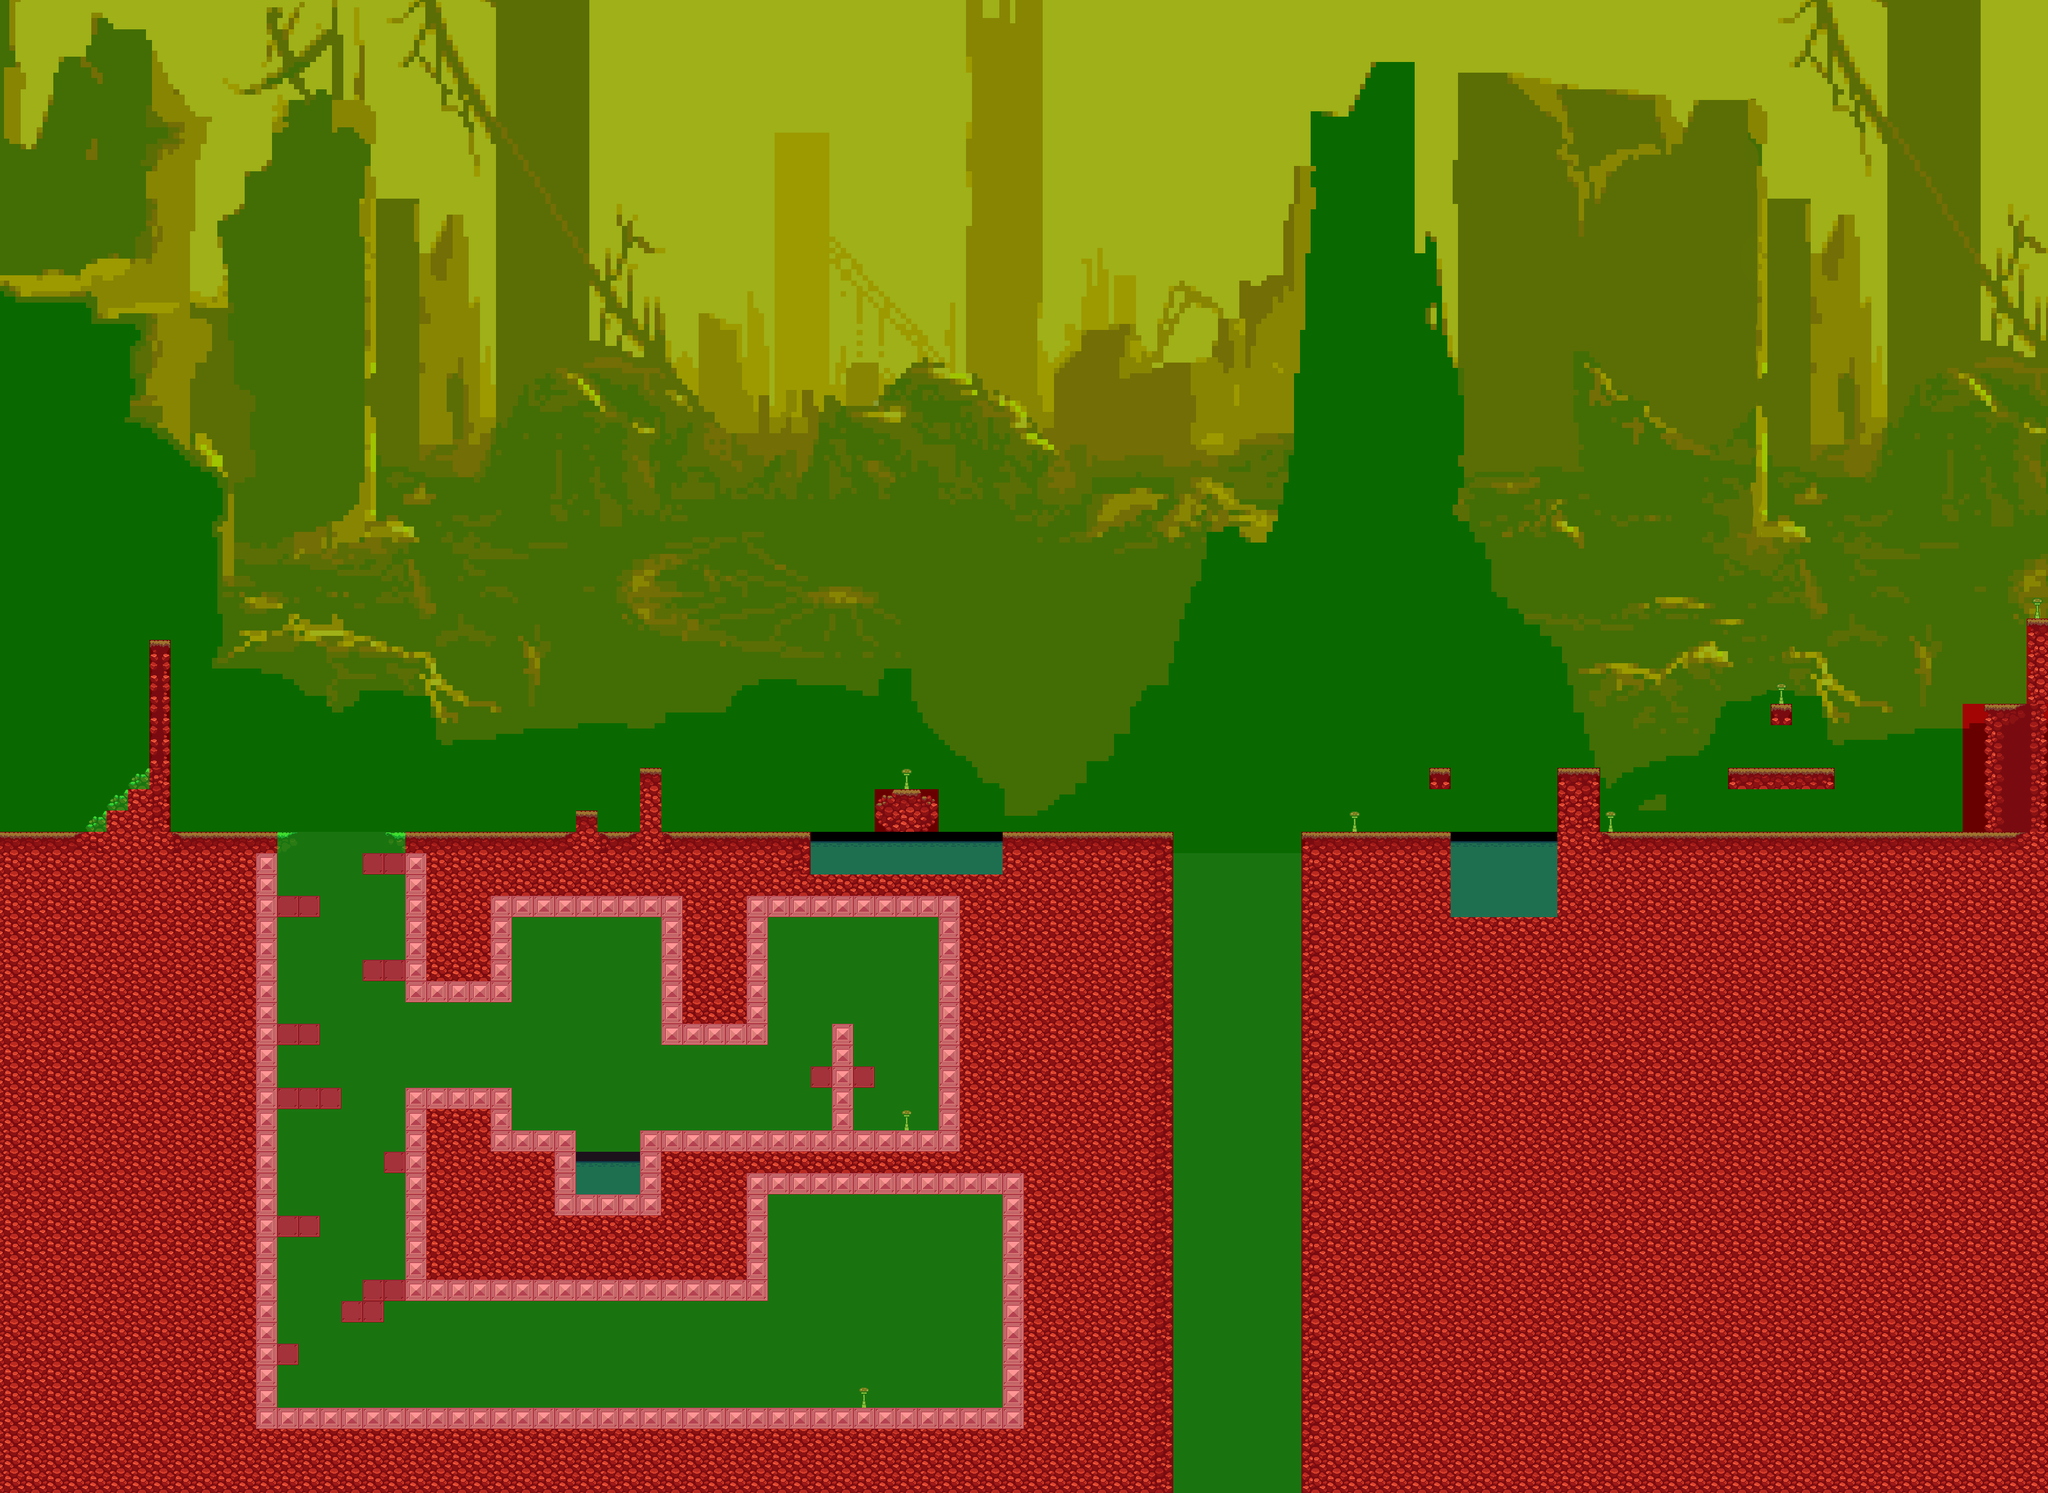

This is a level from a 2D game, rendered from its Tiled map with the project's own tilesets. A one-line summary and the map file follow, with tile-layer data summarised:
An orthogonal 96x70 tile map with 32x32 px tiles, 3 tile layers (Tile Layer 1, Tile Layer 2, Navigation), 3 tilesets, 1 image layer.

<map version="1.9" tiledversion="1.9.2" orientation="orthogonal" renderorder="right-down" width="96" height="70" tilewidth="32" tileheight="32" infinite="0" nextlayerid="11" nextobjectid="1">
 <tileset firstgid="1" name="Ground" tilewidth="32" tileheight="32" tilecount="180" columns="18">
  <image source="Tileset.png" width="576" height="320" />
 </tileset>
 <tileset firstgid="181" name="metal panels" tilewidth="32" tileheight="32" tilecount="20" columns="10">
  <image source="metal panels.png" width="320" height="64" />
 </tileset>
 <tileset firstgid="201" source="MapMetadata.tsx" />
 <imagelayer id="5" name="Image Layer 1" offsetx="0" offsety="-384">
  <image source="back.png" width="3075" height="1625" />
  <properties>
   <property name="Draw" type="bool" value="true" />
   <property name="Navigation" type="bool" value="false" />
  </properties>
 </imagelayer>
 <layer id="3" name="Tile Layer 1" width="96" height="70">
  <properties>
   <property name="Draw" type="bool" value="true" />
   <property name="Navigation" type="bool" value="false" />
  </properties>
  <data>[6720 cells, 2979 non-empty, 16 distinct tile ids]</data>
 </layer>
 <layer id="4" name="Tile Layer 2" width="96" height="70">
  <properties>
   <property name="Draw" type="bool" value="true" />
   <property name="Navigation" type="bool" value="false" />
  </properties>
  <data>[6720 cells, 168 non-empty, 19 distinct tile ids]</data>
 </layer>
 <layer id="10" name="Navigation" width="96" height="70">
  <properties>
   <property name="Draw" type="bool" value="false" />
   <property name="Navigation" type="bool" value="true" />
  </properties>
  <data>[6720 cells, 6676 non-empty, 2 distinct tile ids]</data>
 </layer>
</map>
